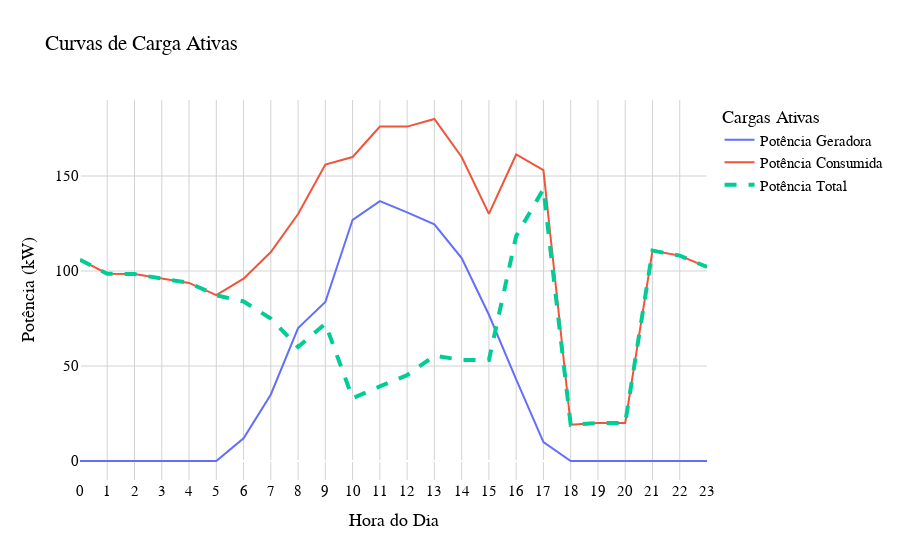

Notebook cell for this chart:
### Markdown cell above
## Produção da Indústria

Primeiramente, avalia-se quanto de potência ativa a indústria de fato está consumindo. Como ela tem a sua disposição um gerador distribuído fotovoltaico, haverá um abatimento na potência total consumida, de modo que:

$$P_{total} = P_{consumida} - P_{gerador}$$

---

### Code cell
# Plotando as Curvas de Cargas Ativas

fig = go.Figure()

# Parâmetros do Gráfico
fig.update_layout(
    title='Curvas de Carga Ativas',
    xaxis_title='Hora do Dia',
    yaxis_title='Potência (kW)',
    legend_title='Cargas Ativas',
    plot_bgcolor='white',
    font=dict(
        family='Arial',
        size=15,
        color='black'
    ),
    xaxis=dict(
        gridcolor='lightgray',
        tickmode = 'linear',
        dtick = 1,
        range=[0,23]
    ),
    yaxis=dict(
        gridcolor='lightgray'
    )
)

# Calculando Potência Total
df['Potência Total'] = df['Potência Consumida'] - df['Potência Geradora']

for P in df.columns[1:4]:
    l = dict()
    if P == 'Potência Total':
        l = dict(
            width=4,
            dash='dash'
        )

    fig.add_trace(go.Scatter(
        x=df['Hora'],
        y=df[P],
        name=P,
        line=l
    )
)

fig.show()

### Figure 1 — Plotly figure (JSON) as saved in the notebook; plotly's stock layout.template omitted (floating-point values rounded to 4 significant figures)
{"data": [{"name": "Potência Geradora", "type": "scatter", "x": [0, 1, 2, 3, 4, 5, 6, 7, 8, 9, 10, 11, 12, 13, 14, 15, 16, 17, 18, 19, 20, 21, 22, 23], "y": [0, 0, 0, 0, 0, 0, 11.95, 35.04, 69.97, 83.69, 127.0, 136.8, 130.8, 124.6, 106.8, 76.97, 42.93, 9.94, 0, 0, 0, 0, 0, 0]}, {"name": "Potência Consumida", "type": "scatter", "x": [0, 1, 2, 3, 4, 5, 6, 7, 8, 9, 10, 11, 12, 13, 14, 15, 16, 17, 18, 19, 20, 21, 22, 23], "y": [105.9, 98.56, 98.36, 95.93, 93.73, 87.25, 95.93, 110, 130, 156, 160, 176, 176, 180, 160, 130.1, 161.3, 153.1, 19.06, 20, 20, 110.7, 108.1, 102.1]}, {"line": {"dash": "dash", "width": 4}, "name": "Potência Total", "type": "scatter", "x": [0, 1, 2, 3, 4, 5, 6, 7, 8, 9, 10, 11, 12, 13, 14, 15, 16, 17, 18, 19, 20, 21, 22, 23], "y": [105.9, 98.56, 98.36, 95.93, 93.73, 87.25, 83.98, 74.96, 60.03, 72.31, 33.05, 39.25, 45.17, 55.42, 53.19, 53.13, 118.4, 143.1, 19.06, 20, 20, 110.7, 108.1, 102.1]}], "layout": {"font": {"color": "black", "family": "Arial", "size": 15}, "legend": {"title": {"text": "Cargas Ativas"}}, "plot_bgcolor": "white", "title": {"text": "Curvas de Carga Ativas"}, "xaxis": {"dtick": 1, "gridcolor": "lightgray", "range": [0, 23], "tickmode": "linear", "title": {"text": "Hora do Dia"}}, "yaxis": {"gridcolor": "lightgray", "title": {"text": "Potência (kW)"}}}}
